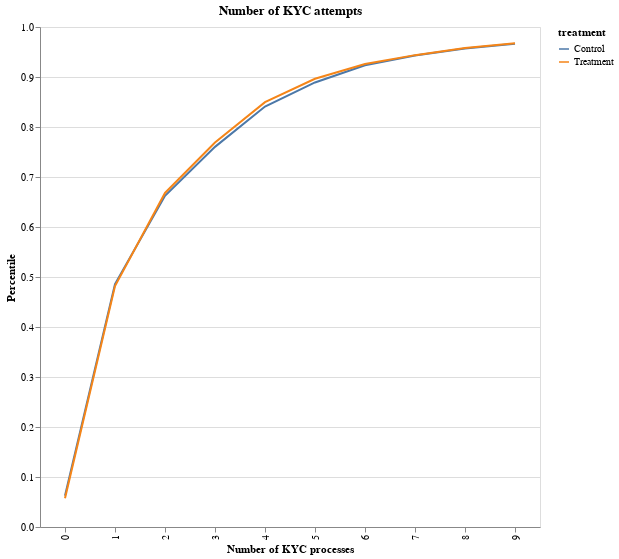

The code cell stored with this chart in its notebook:
### Code cell
df = pd.read_csv("kyc_attempts.csv")
# show distribution of kyc attempts in both groups.

df = df.groupby(["treatment", "user_id"])["process"].agg("sum").reset_index()
df = df.groupby(["treatment", "process"])["user_id"].agg("nunique").reset_index()

df["perc"] = df["user_id"] / df.groupby(["treatment"])["user_id"].transform("sum")
df["cum"] = df.groupby(["treatment"])["perc"].cumsum()

alt.Chart(df.loc[df["process"] < 10, :]).mark_line().encode(
    x=alt.X("process:N", axis=alt.Axis(title="Number of KYC processes")),
    y=alt.Y("cum:Q", axis=alt.Axis(title="Percentile")),
    color="treatment:N",
).properties(width=500, height=500, title="Number of KYC attempts")

### Figure 1 — Vega-Lite specification as saved in the notebook (floating-point values rounded to 4 significant figures)
{"config": {"view": {"continuousWidth": 400, "continuousHeight": 300}}, "data": {"name": "data-4db4b57a8b6be1652c1d4d1bc6bb834b"}, "mark": "line", "encoding": {"color": {"type": "nominal", "field": "treatment"}, "x": {"type": "nominal", "axis": {"title": "Number of KYC processes"}, "field": "process"}, "y": {"type": "quantitative", "axis": {"title": "Percentile"}, "field": "cum"}}, "height": 500, "title": "Number of KYC attempts", "width": 500, "$schema": "https://vega.github.io/schema/vega-lite/v4.0.2.json", "datasets": {"data-4db4b57a8b6be1652c1d4d1bc6bb834b": [{"treatment": "Control", "process": 0, "user_id": 700, "perc": 0.06271, "cum": 0.06271}, {"treatment": "Control", "process": 1, "user_id": 4723, "perc": 0.4231, "cum": 0.4858}, {"treatment": "Control", "process": 2, "user_id": 1971, "perc": 0.1766, "cum": 0.6624}, {"treatment": "Control", "process": 3, "user_id": 1092, "perc": 0.09783, "cum": 0.7603}, {"treatment": "Control", "process": 4, "user_id": 901, "perc": 0.08072, "cum": 0.841}, {"treatment": "Control", "process": 5, "user_id": 537, "perc": 0.04811, "cum": 0.8891}, {"treatment": "Control", "process": 6, "user_id": 383, "perc": 0.03431, "cum": 0.9234}, {"treatment": "Control", "process": 7, "user_id": 219, "perc": 0.01962, "cum": 0.943}, {"treatment": "Control", "process": 8, "user_id": 154, "perc": 0.0138, "cum": 0.9568}, {"treatment": "Control", "process": 9, "user_id": 107, "perc": 0.009586, "cum": 0.9664}, {"treatment": "Treatment", "process": 0, "user_id": 643, "perc": 0.05744, "cum": 0.05744}, {"treatment": "Treatment", "process": 1, "user_id": 4753, "perc": 0.4246, "cum": 0.482}, {"treatment": "Treatment", "process": 2, "user_id": 2083, "perc": 0.1861, "cum": 0.6681}, {"treatment": "Treatment", "process": 3, "user_id": 1128, "perc": 0.1008, "cum": 0.7688}, {"treatment": "Treatment", "process": 4, "user_id": 904, "perc": 0.08075, "cum": 0.8496}, {"treatment": "Treatment", "process": 5, "user_id": 524, "perc": 0.04681, "cum": 0.8964}, {"treatment": "Treatment", "process": 6, "user_id": 331, "perc": 0.02957, "cum": 0.9259}, {"treatment": "Treatment", "process": 7, "user_id": 199, "perc": 0.01778, "cum": 0.9437}, {"treatment": "Treatment", "process": 8, "user_id": 161, "perc": 0.01438, "cum": 0.9581}, {"treatment": "Treatment", "process": 9, "user_id": 106, "perc": 0.009469, "cum": 0.9676}]}}
